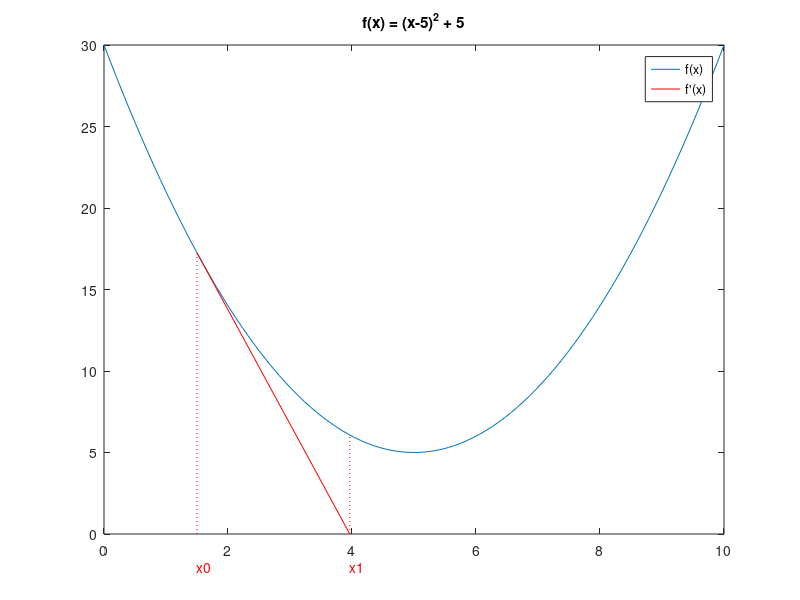
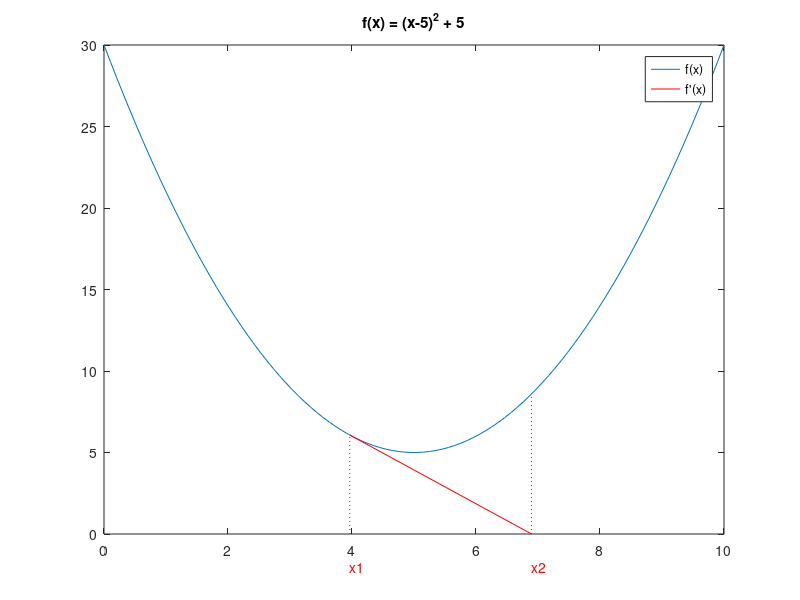
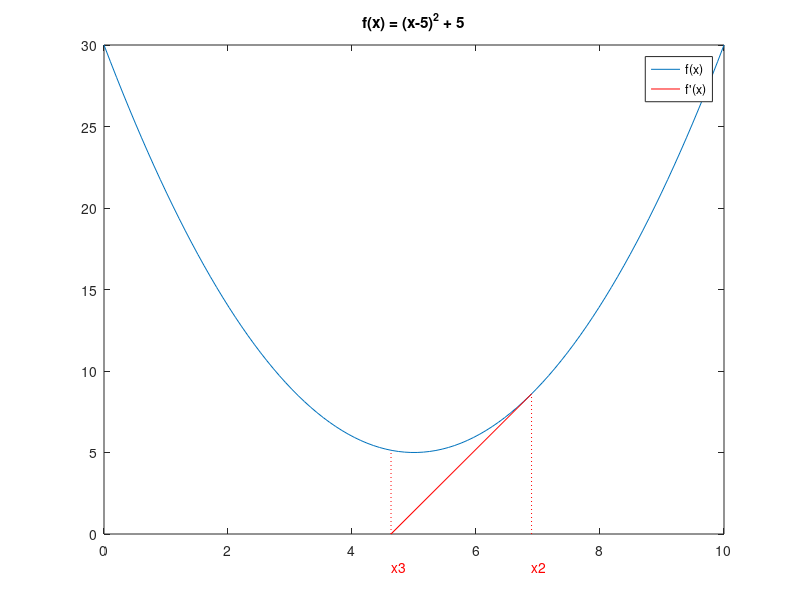
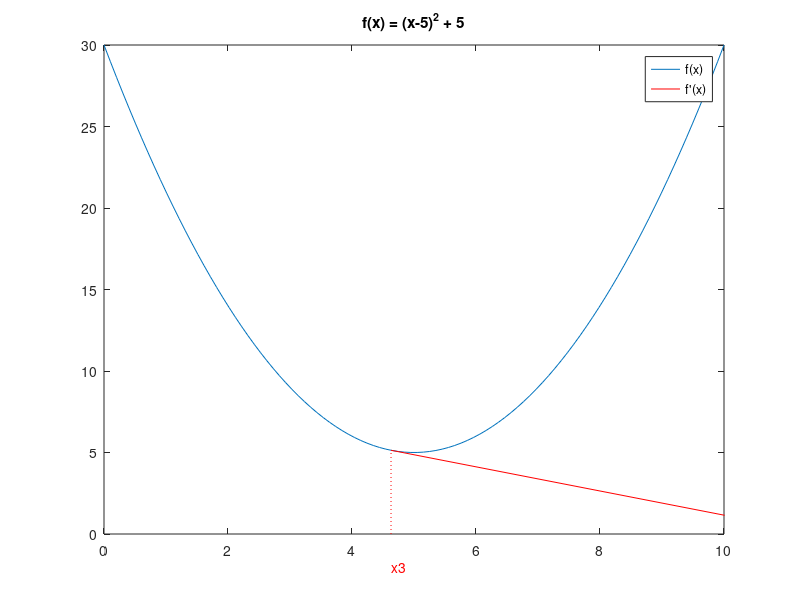

MATLAB code to generate these figures, in order:
% Dummy statement to avoid writing function in the first line and making it a 'function file' instead of a 'script file'
1;


% The function to find zeroes of.
% The function is specifically chosen to not have any zeroes
% so as to show the weakness of Newton's method.
function y = f(x)
    y = (x - 5).^2 + 5;
endfunction


% The derivative of f(x)
function y = fd(x)
    y = 2 * (x - 5);
endfunction


% Initial guess
x0 = 1.5;

% Max number of iterations
itermax = 20;

% Epsilon value initialized to a very large value
eps = 1;

% A vector for storing the history of the approximate roots
xvals = x0;

% Number of iterations done
itercount = 0;

% Required for plotting f(x) vs x
x = linspace(0, 10, 100);

% Create a figure whose output is not rendered on the screen
% Not working currently; supposedly a bug in Octave
% A workaround is to use gnuplot instead of qt - `graphics_toolkit gnuplot`
% but this is very slow.
% Uncomment the following to activate the feature once the bug is fixed
% figure('Visible','off');

% The main loop
while eps >= 1e-5 && itercount <= itermax
    % x1 = New value of root
    % x0 = Current value of root
    x1 = x0 - f(x0) / fd(x0);

    % Plot f(x)
    % Plot a line passing through points [x0, f(x0)] and [x1, 0]
    % Plot a line passing through points [x1, 0] and [x1, f(x1)]
    % Plot a line passing through points [x0, 0] and [x0, f(x0)]
    plot(x, f(x), ";f(x);", [x0 x1], [f(x0) 0], "-r;f'(x);", [x1 x1], [0 f(x1)], ":r", [x0 x0], [0 f(x0)], ":r");
    title('f(x) = (x-5)^2 + 5');


    % Set limits for the axes shown in the plots
    xlim([0 10]);
    ylim([0 30]);

    % Label the two consecutive zeroes on the X-axis
    text(x0, -2, sprintf('x%d', itercount), 'color', 'red');
    text(x1, -2, sprintf('x%d', itercount+1), 'color', 'red');

    % Print the plot to a file
    filename = sprintf('plots/%05d.jpg', itercount);
    print(filename)

    % Append the zero to the array of zeroes calculated so far
    xvals = [xvals; x1];

    % Calculate the epsilon value
    eps = abs(x1-x0);

    x0 = x1;
    itercount = itercount+1;
end


% Print the result of the iteration
xvals
f_zero = f(xvals(end))
eps
itercount

